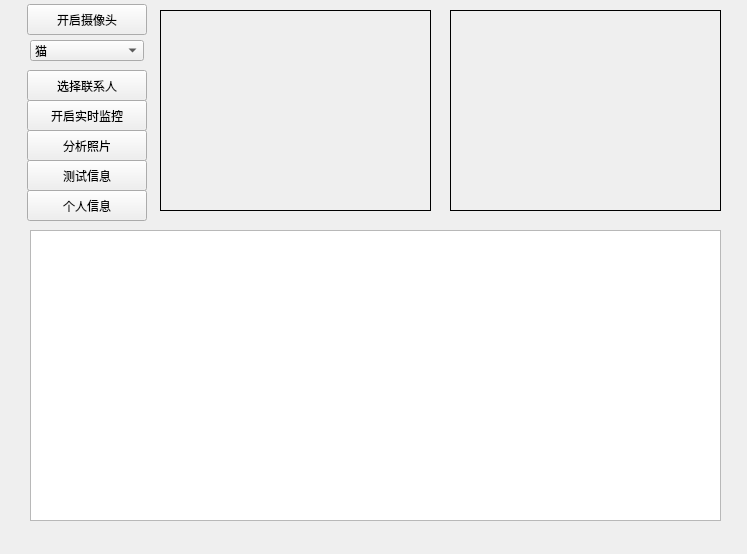
<?xml version="1.0" encoding="UTF-8"?>
<ui version="4.0">
 <class>MainWindow</class>
 <widget class="QMainWindow" name="MainWindow">
  <property name="geometry">
   <rect>
    <x>0</x>
    <y>0</y>
    <width>747</width>
    <height>554</height>
   </rect>
  </property>
  <property name="windowTitle">
   <string>MainWindow</string>
  </property>
  <widget class="QWidget" name="centralwidget">
   <widget class="QPushButton" name="analysePicBtn">
    <property name="geometry">
     <rect>
      <x>27</x>
      <y>130</y>
      <width>120</width>
      <height>31</height>
     </rect>
    </property>
    <property name="text">
     <string>分析照片</string>
    </property>
   </widget>
   <widget class="QPushButton" name="selectContractBtn">
    <property name="geometry">
     <rect>
      <x>27</x>
      <y>70</y>
      <width>120</width>
      <height>31</height>
     </rect>
    </property>
    <property name="text">
     <string>选择联系人</string>
    </property>
   </widget>
   <widget class="QTextBrowser" name="infoTextBrowser">
    <property name="geometry">
     <rect>
      <x>30</x>
      <y>230</y>
      <width>691</width>
      <height>291</height>
     </rect>
    </property>
    <property name="maximumSize">
     <size>
      <width>800</width>
      <height>400</height>
     </size>
    </property>
   </widget>
   <widget class="QPushButton" name="personalInfoBtn">
    <property name="geometry">
     <rect>
      <x>27</x>
      <y>190</y>
      <width>120</width>
      <height>31</height>
     </rect>
    </property>
    <property name="text">
     <string>个人信息</string>
    </property>
   </widget>
   <widget class="QPushButton" name="testInfoBtn">
    <property name="geometry">
     <rect>
      <x>27</x>
      <y>160</y>
      <width>120</width>
      <height>31</height>
     </rect>
    </property>
    <property name="text">
     <string>测试信息</string>
    </property>
   </widget>
   <widget class="QPushButton" name="openMonitorBtn">
    <property name="geometry">
     <rect>
      <x>27</x>
      <y>100</y>
      <width>120</width>
      <height>31</height>
     </rect>
    </property>
    <property name="text">
     <string>开启实时监控</string>
    </property>
   </widget>
   <widget class="QPushButton" name="openCameraBtn">
    <property name="enabled">
     <bool>true</bool>
    </property>
    <property name="geometry">
     <rect>
      <x>27</x>
      <y>4</y>
      <width>120</width>
      <height>31</height>
     </rect>
    </property>
    <property name="text">
     <string>开启摄像头</string>
    </property>
   </widget>
   <widget class="QComboBox" name="petKindSelect">
    <property name="geometry">
     <rect>
      <x>30</x>
      <y>40</y>
      <width>114</width>
      <height>21</height>
     </rect>
    </property>
    <item>
     <property name="text">
      <string>猫</string>
     </property>
    </item>
    <item>
     <property name="text">
      <string>狗</string>
     </property>
    </item>
    <item>
     <property name="text">
      <string>鼠</string>
     </property>
    </item>
   </widget>
   <widget class="QLabel" name="cameraLabel">
    <property name="geometry">
     <rect>
      <x>160</x>
      <y>10</y>
      <width>271</width>
      <height>201</height>
     </rect>
    </property>
    <property name="autoFillBackground">
     <bool>false</bool>
    </property>
    <property name="styleSheet">
     <string notr="true">border:1px solid black;</string>
    </property>
    <property name="text">
     <string/>
    </property>
   </widget>
   <widget class="QLabel" name="picLabel">
    <property name="geometry">
     <rect>
      <x>450</x>
      <y>10</y>
      <width>271</width>
      <height>201</height>
     </rect>
    </property>
    <property name="styleSheet">
     <string notr="true">border:1px solid black;</string>
    </property>
    <property name="text">
     <string/>
    </property>
   </widget>
  </widget>
 </widget>
 <resources/>
 <connections/>
</ui>
